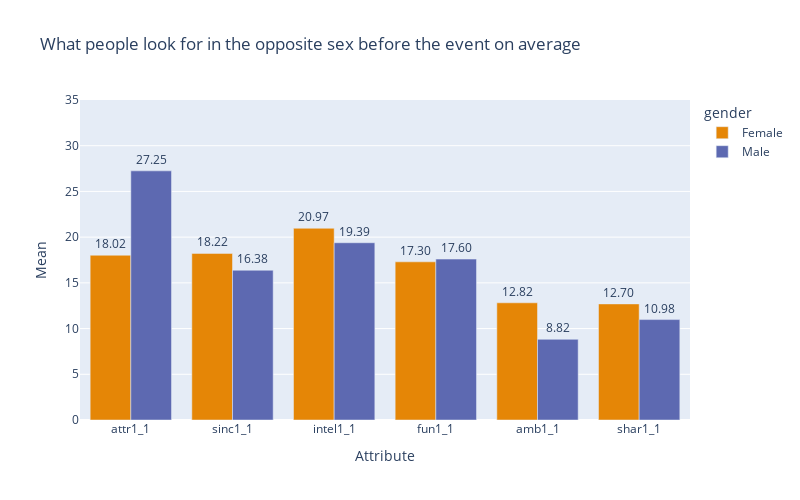
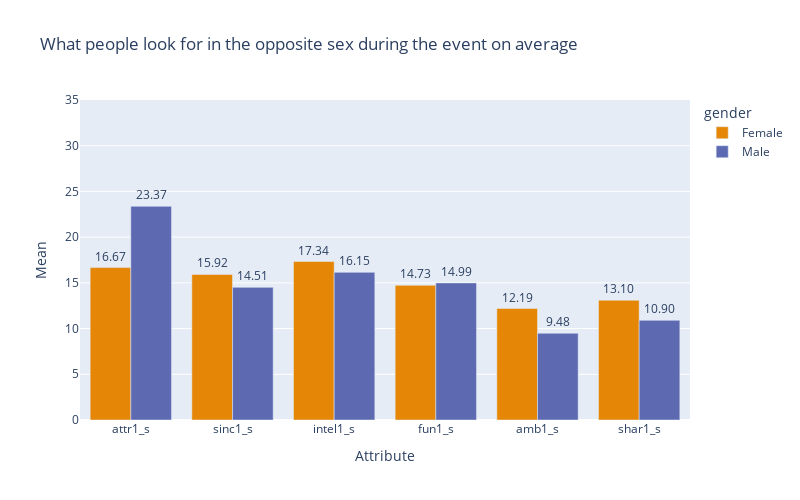
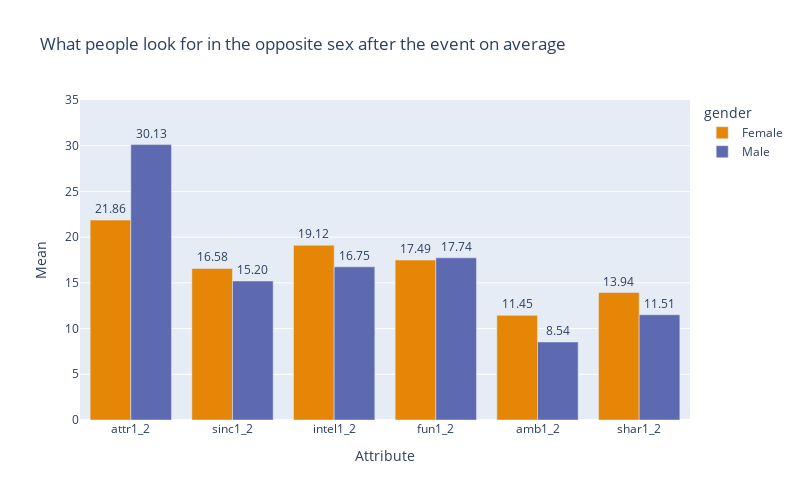
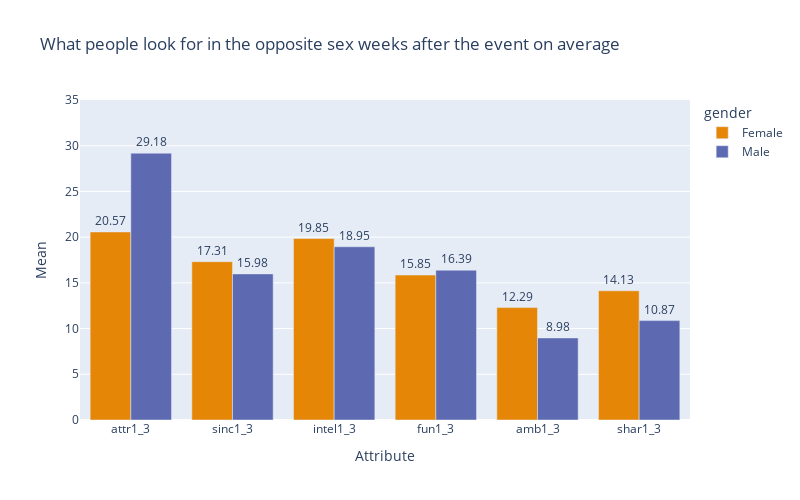

Notebook source saved alongside these figures, in order:
### Code cell
# Before the event
attributes_before = ["attr1_1", "sinc1_1", "intel1_1", "fun1_1", "amb1_1", "shar1_1"]

fig_before = generate_overall_barplot(df=df_pop,attributes=attributes_before, stage_description="before")
fig_before.show()
fig_before.write_image("img/AttributesLookedforBefore.png")

# During the event
attributes_during = ["attr1_s", "sinc1_s", "intel1_s", "fun1_s", "amb1_s", "shar1_s"]

fig_during = generate_overall_barplot(df=df_pop,attributes=attributes_during, stage_description="during")
fig_during.show()
fig_during.write_image("img/AttributesLookedforDuring.png")

# Right after the event
attributes_after = ["attr1_2", "sinc1_2", "intel1_2", "fun1_2", "amb1_2", "shar1_2"]

fig_after = generate_overall_barplot(df=df_pop,attributes=attributes_after, stage_description="after")
fig_after.show()
fig_after.write_image("img/AttributesLookedforAfter.png")

# Weeks after the event
attributes_afterWks = ["attr1_3", "sinc1_3", "intel1_3", "fun1_3", "amb1_3", "shar1_3"]

fig_afterWks = generate_overall_barplot(df=df_pop,attributes=attributes_afterWks, stage_description="weeks after")
fig_afterWks.show()
fig_afterWks.write_image("img/AttributesLookedforAfterWks.png")

### Figure 1 — Plotly figure (JSON) as saved in the notebook; plotly's stock layout.template omitted (floating-point values rounded to 4 significant figures)
{"data": [{"alignmentgroup": "True", "hovertemplate": "%{y:.2f}", "legendgroup": "Female", "marker": {"color": "rgb(229, 134, 6)", "pattern": {"shape": ""}}, "name": "Female", "offsetgroup": "Female", "orientation": "v", "showlegend": true, "text": [18.02, 27.25, 18.22, 16.38, 20.97, 19.39, 17.3, 17.6, 12.82, 8.82, 12.7, 10.98], "textposition": "outside", "texttemplate": "%{y:.2f}", "type": "bar", "x": ["attr1_1", "sinc1_1", "intel1_1", "fun1_1", "amb1_1", "shar1_1"], "xaxis": "x", "y": [18.02, 18.22, 20.97, 17.3, 12.82, 12.7], "yaxis": "y"}, {"alignmentgroup": "True", "hovertemplate": "%{y:.2f}", "legendgroup": "Male", "marker": {"color": "rgb(93, 105, 177)", "pattern": {"shape": ""}}, "name": "Male", "offsetgroup": "Male", "orientation": "v", "showlegend": true, "text": [18.02, 27.25, 18.22, 16.38, 20.97, 19.39, 17.3, 17.6, 12.82, 8.82, 12.7, 10.98], "textposition": "outside", "texttemplate": "%{y:.2f}", "type": "bar", "x": ["attr1_1", "sinc1_1", "intel1_1", "fun1_1", "amb1_1", "shar1_1"], "xaxis": "x", "y": [27.25, 16.38, 19.39, 17.6, 8.824, 10.98], "yaxis": "y"}], "layout": {"barmode": "group", "height": 500, "legend": {"title": {"text": "gender"}, "tracegroupgap": 0}, "title": {"text": "What people look for in the opposite sex before the event on average"}, "width": 800, "xaxis": {"anchor": "y", "domain": [0, 1], "title": {"text": "Attribute"}}, "yaxis": {"anchor": "x", "domain": [0, 1], "range": [0, 35], "title": {"text": "Mean"}}}}

### Figure 2 — Plotly figure (JSON) as saved in the notebook; plotly's stock layout.template omitted (floating-point values rounded to 4 significant figures)
{"data": [{"alignmentgroup": "True", "hovertemplate": "%{y:.2f}", "legendgroup": "Female", "marker": {"color": "rgb(229, 134, 6)", "pattern": {"shape": ""}}, "name": "Female", "offsetgroup": "Female", "orientation": "v", "showlegend": true, "text": [16.67, 23.37, 15.92, 14.51, 17.34, 16.15, 14.73, 14.99, 12.19, 9.48, 13.1, 10.9], "textposition": "outside", "texttemplate": "%{y:.2f}", "type": "bar", "x": ["attr1_s", "sinc1_s", "intel1_s", "fun1_s", "amb1_s", "shar1_s"], "xaxis": "x", "y": [16.67, 15.92, 17.34, 14.73, 12.19, 13.1], "yaxis": "y"}, {"alignmentgroup": "True", "hovertemplate": "%{y:.2f}", "legendgroup": "Male", "marker": {"color": "rgb(93, 105, 177)", "pattern": {"shape": ""}}, "name": "Male", "offsetgroup": "Male", "orientation": "v", "showlegend": true, "text": [16.67, 23.37, 15.92, 14.51, 17.34, 16.15, 14.73, 14.99, 12.19, 9.48, 13.1, 10.9], "textposition": "outside", "texttemplate": "%{y:.2f}", "type": "bar", "x": ["attr1_s", "sinc1_s", "intel1_s", "fun1_s", "amb1_s", "shar1_s"], "xaxis": "x", "y": [23.37, 14.51, 16.15, 14.99, 9.484, 10.9], "yaxis": "y"}], "layout": {"barmode": "group", "height": 500, "legend": {"title": {"text": "gender"}, "tracegroupgap": 0}, "title": {"text": "What people look for in the opposite sex during the event on average"}, "width": 800, "xaxis": {"anchor": "y", "domain": [0, 1], "title": {"text": "Attribute"}}, "yaxis": {"anchor": "x", "domain": [0, 1], "range": [0, 35], "title": {"text": "Mean"}}}}

### Figure 3 — Plotly figure (JSON) as saved in the notebook; plotly's stock layout.template omitted (floating-point values rounded to 4 significant figures)
{"data": [{"alignmentgroup": "True", "hovertemplate": "%{y:.2f}", "legendgroup": "Female", "marker": {"color": "rgb(229, 134, 6)", "pattern": {"shape": ""}}, "name": "Female", "offsetgroup": "Female", "orientation": "v", "showlegend": true, "text": [21.86, 30.13, 16.58, 15.2, 19.12, 16.75, 17.49, 17.74, 11.45, 8.54, 13.94, 11.51], "textposition": "outside", "texttemplate": "%{y:.2f}", "type": "bar", "x": ["attr1_2", "sinc1_2", "intel1_2", "fun1_2", "amb1_2", "shar1_2"], "xaxis": "x", "y": [21.86, 16.58, 19.12, 17.49, 11.45, 13.94], "yaxis": "y"}, {"alignmentgroup": "True", "hovertemplate": "%{y:.2f}", "legendgroup": "Male", "marker": {"color": "rgb(93, 105, 177)", "pattern": {"shape": ""}}, "name": "Male", "offsetgroup": "Male", "orientation": "v", "showlegend": true, "text": [21.86, 30.13, 16.58, 15.2, 19.12, 16.75, 17.49, 17.74, 11.45, 8.54, 13.94, 11.51], "textposition": "outside", "texttemplate": "%{y:.2f}", "type": "bar", "x": ["attr1_2", "sinc1_2", "intel1_2", "fun1_2", "amb1_2", "shar1_2"], "xaxis": "x", "y": [30.13, 15.2, 16.75, 17.74, 8.535, 11.51], "yaxis": "y"}], "layout": {"barmode": "group", "height": 500, "legend": {"title": {"text": "gender"}, "tracegroupgap": 0}, "title": {"text": "What people look for in the opposite sex after the event on average"}, "width": 800, "xaxis": {"anchor": "y", "domain": [0, 1], "title": {"text": "Attribute"}}, "yaxis": {"anchor": "x", "domain": [0, 1], "range": [0, 35], "title": {"text": "Mean"}}}}

### Figure 4 — Plotly figure (JSON) as saved in the notebook; plotly's stock layout.template omitted (floating-point values rounded to 4 significant figures)
{"data": [{"alignmentgroup": "True", "hovertemplate": "%{y:.2f}", "legendgroup": "Female", "marker": {"color": "rgb(229, 134, 6)", "pattern": {"shape": ""}}, "name": "Female", "offsetgroup": "Female", "orientation": "v", "showlegend": true, "text": [20.57, 29.18, 17.31, 15.98, 19.85, 18.95, 15.85, 16.39, 12.29, 8.98, 14.13, 10.87], "textposition": "outside", "texttemplate": "%{y:.2f}", "type": "bar", "x": ["attr1_3", "sinc1_3", "intel1_3", "fun1_3", "amb1_3", "shar1_3"], "xaxis": "x", "y": [20.57, 17.31, 19.85, 15.85, 12.29, 14.13], "yaxis": "y"}, {"alignmentgroup": "True", "hovertemplate": "%{y:.2f}", "legendgroup": "Male", "marker": {"color": "rgb(93, 105, 177)", "pattern": {"shape": ""}}, "name": "Male", "offsetgroup": "Male", "orientation": "v", "showlegend": true, "text": [20.57, 29.18, 17.31, 15.98, 19.85, 18.95, 15.85, 16.39, 12.29, 8.98, 14.13, 10.87], "textposition": "outside", "texttemplate": "%{y:.2f}", "type": "bar", "x": ["attr1_3", "sinc1_3", "intel1_3", "fun1_3", "amb1_3", "shar1_3"], "xaxis": "x", "y": [29.18, 15.98, 18.95, 16.39, 8.976, 10.87], "yaxis": "y"}], "layout": {"barmode": "group", "height": 500, "legend": {"title": {"text": "gender"}, "tracegroupgap": 0}, "title": {"text": "What people look for in the opposite sex weeks after the event on average"}, "width": 800, "xaxis": {"anchor": "y", "domain": [0, 1], "title": {"text": "Attribute"}}, "yaxis": {"anchor": "x", "domain": [0, 1], "range": [0, 35], "title": {"text": "Mean"}}}}
